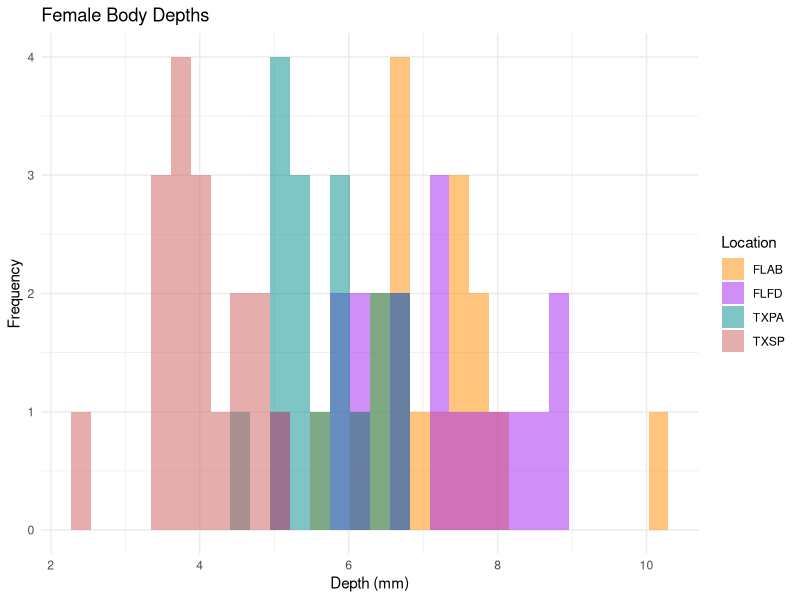
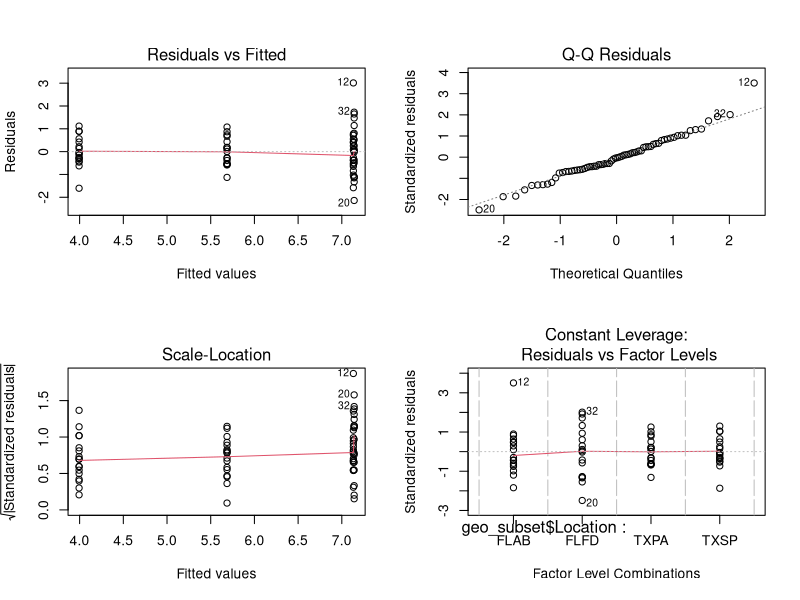
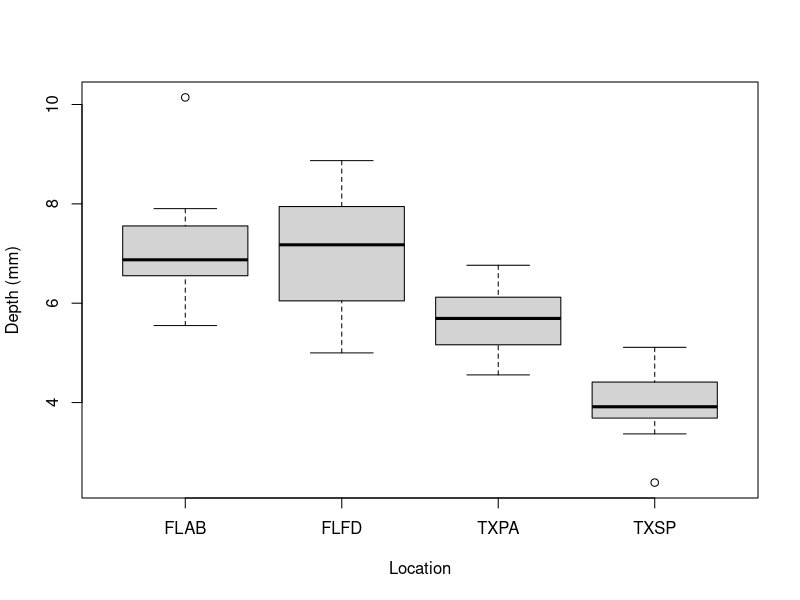
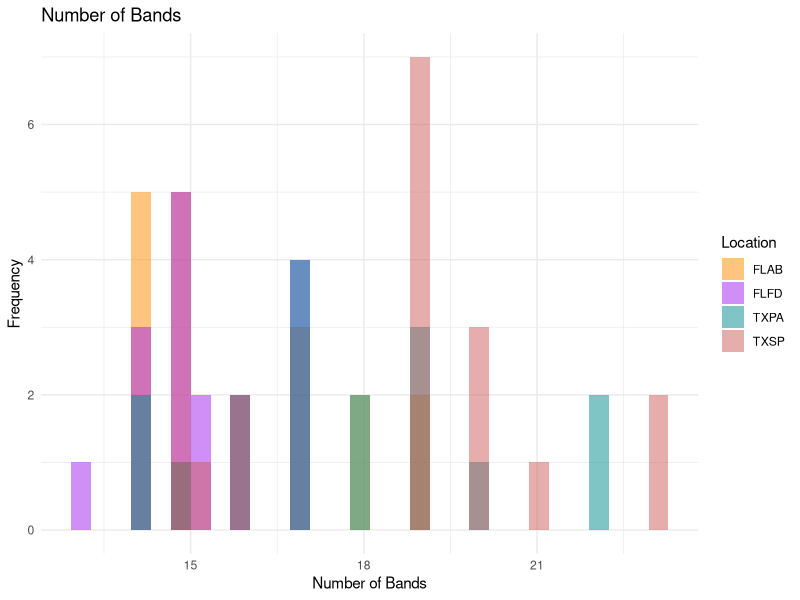
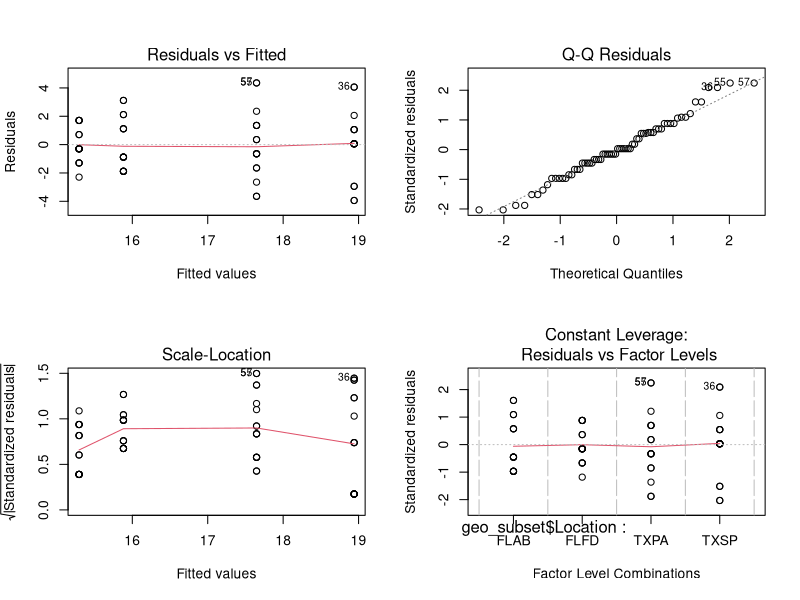
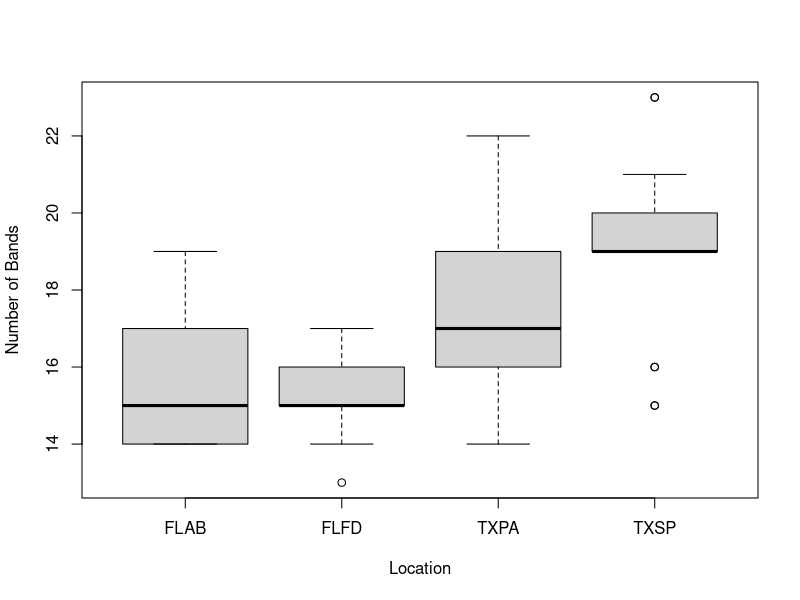
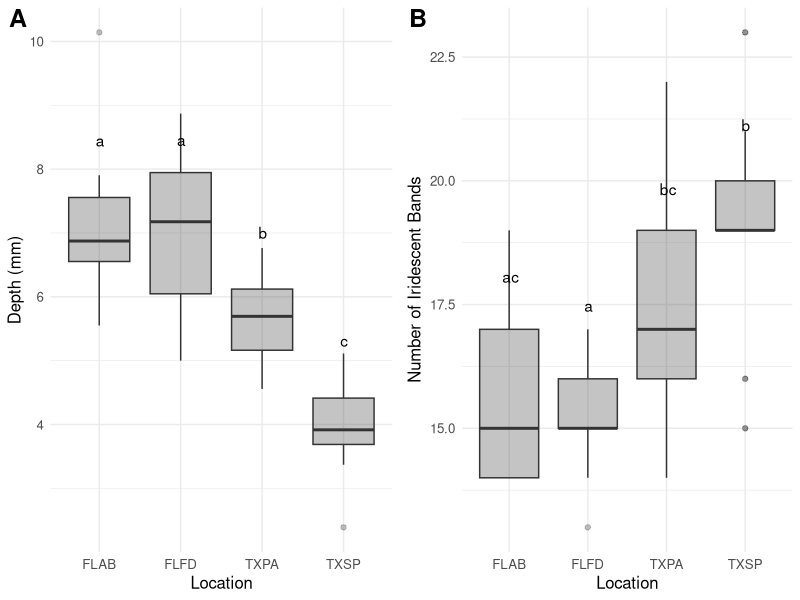
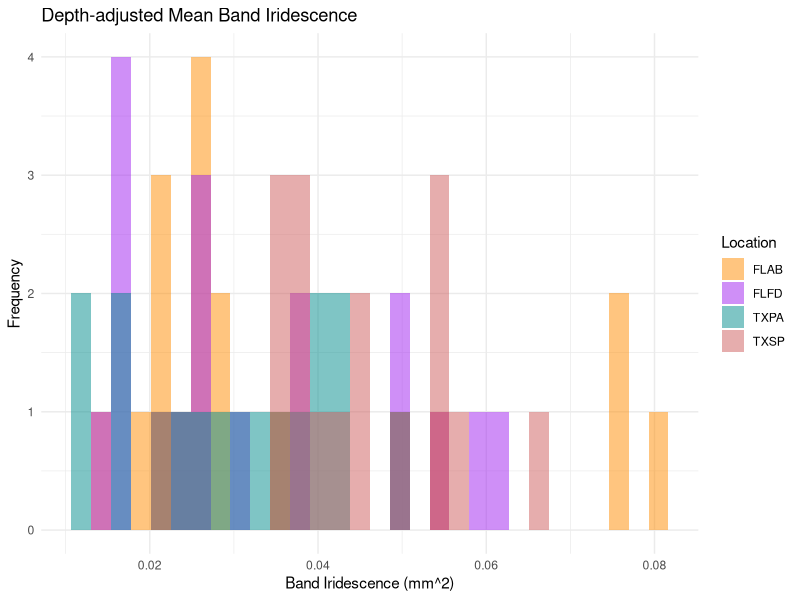

Here is the R script that generated these plots, in order:
## ---- chunk 1
knitr::opts_knit$set(root.dir='../',fig_path="../figs/")
## ---- chunk 2
knitr::opts_chunk$set(echo = TRUE,out.extra='',fig.pos="H",
                      fig.path = "../figs/",
                      dpi = 300,dev='png')
## ---- chunk 3
library(car)
library(knitr)
library(kableExtra)
library(tidyverse)
library(multcompView)
library(MASS)
library(ggplot2)
library(cowplot)
## ---- chunk 4
##Function used to add Tukey Letters to Boxplot Figures
generate_label_df <- function(TUKEY, variable){
  
  #Extract labels and factor levels from Tukey post-hoc test
  Tukey.levels <- TUKEY[[variable]][, 4]
  Tukey.labels <- data.frame(multcompLetters(Tukey.levels)['Letters'])
  
  #Putting the labels in the same order as in the boxplot :
  Tukey.labels$treatment=rownames(Tukey.labels)
  Tukey.labels=Tukey.labels[order(Tukey.labels$treatment) , ]
  return(Tukey.labels)
}
## ---- chunk 5
geo_data <- read.csv("processed_data/geo.csv")
geo_data$Location <- as.factor(geo_data$Location)

##The subsetted data created as per the next section
geo_subset <- read.csv("processed_data/geovar.csv")
geo_subset$Location <- as.factor(geo_subset$Location)

##This dataset is used for the band area vs iridescence analysis
area_iri <- read.csv("processed_data/ehs-LOCATION.csv")
## ---- chunk 6
geo_subset %>% 
  group_by(Location) %>% 
  summarise(across(c("depth", "band_num", "mean_hard", "total_easy"), ~ mean(.x, na.rm = TRUE))) %>%
  kable(caption = "Summarized Data", format = "html") %>% 
  kable_styling(bootstrap_options = c("striped", "hover", "condensed", "responsive"), full_width = F, position = "left") %>%
  footnote(general = "Summarized here are the means across location for each of the variables")
## ---- chunk 7
geo_subset %>% 
  group_by(Location) %>% 
  summarise(across(c("depth"),  list(mean = mean, SD = sd))) %>%
  kable(caption = "Summarized Data", format = "html") %>% 
  kable_styling(bootstrap_options = c("striped", "hover", "condensed", "responsive"), full_width = F, position = "left")
## ---- chunk 8
depth_hist <- ggplot(data = geo_subset, aes(x = depth)) +
  geom_histogram(aes(fill = Location), 
                 alpha = 0.5, 
                 position = "identity") +
  scale_fill_manual(values = c("darkorange","purple","cyan4", "indianred")) +
  theme_minimal() +
  labs(x = "Depth (mm)",
       y = "Frequency",
       title = "Female Body Depths")
depth_hist
## ---- chunk 9
leveneTest(depth~Location, geo_subset)

depthaov<-aov(geo_subset$depth~geo_subset$Location)
depthresid<-resid(depthaov)
shapiro.test(depthresid)

par(mfrow=c(2,2))
plot(depthaov)

## ---- chunk 10
summary(depthaov)

#Post-hoc Analysis
tukey_depth <- TukeyHSD(x=depthaov, 'geo_subset$Location', conf.level = 0.95)
tukey_depth
## ---- chunk 11
multcompLetters4(depthaov, TukeyHSD(depthaov))

par(mfrow=c(1,1))
boxplot(depth~Location,data=geo_subset,ylab="Depth (mm)",xlab="Location",main="")
## ---- chunk 12
#Generate labels using function
labels_depth <- generate_label_df(tukey_depth, "geo_subset$Location")

#Rename columns for merging
names(labels_depth) <- c('Letters', 'Location')

#Obtain letter position for y axis using means
yvalue_depth <- aggregate(depth~Location, data=geo_subset, mean)

#Merge dataframes
final_depth <- merge(labels_depth, yvalue_depth)

depth <- ggplot(geo_subset, aes(x = Location, y = depth)) +
       geom_boxplot(fill = 'grey23', alpha = 0.3) +
       xlab("Location") +
       ylab("Depth (mm)") +
       geom_text(data = final_depth, aes(x = Location, y = depth, label = Letters),
                 vjust = -6.5, hjust = 0.4) +
       theme_minimal() +
       theme(text = element_text(size = 12, family = 'sans', color = "black"))

## ---- chunk 13
geo_subset %>% 
  group_by(Location) %>% 
  summarise(across(c("band_num"),  list(mean = mean, SD = sd))) %>%
  kable(caption = "Summarized Data", format = "html") %>% 
  kable_styling(bootstrap_options = c("striped", "hover", "condensed", "responsive"), full_width = F, position = "left")
## ---- chunk 14
num_band_hist <- ggplot(data = geo_subset, aes(x = band_num)) +
  geom_histogram(aes(fill = Location), 
                 alpha = 0.5, 
                 position = "identity") +
  scale_fill_manual(values = c("darkorange","purple","cyan4", "indianred")) +
  theme_minimal() +
  labs(x = "Number of Bands",
       y = "Frequency",
       title = "Number of Bands") 
num_band_hist
## ---- chunk 15
leveneTest(band_num~Location, geo_subset)

band_num_aov<-aov(geo_subset$band_num~geo_subset$Location)
band_numresid<-resid(band_num_aov)
shapiro.test(band_numresid)

par(mfrow=c(2,2))
plot(band_num_aov)

## ---- chunk 16
summary(band_num_aov)

#Post-hoc Analysis
tukey_bandnum <- TukeyHSD(x=band_num_aov, 'geo_subset$Location', conf.level = 0.95)
tukey_bandnum

## ---- chunk 17
multcompLetters4(band_num_aov, TukeyHSD(band_num_aov))

par(mfrow=c(1,1))
boxplot(band_num~Location,data=geo_subset,ylab="Number of Bands",xlab="Location",main="")
## ---- chunk 18
#Generate labels using function
labels_numbands <- generate_label_df(tukey_bandnum, "geo_subset$Location")

#Rename columns for merging
names(labels_numbands) <- c('Letters', 'Location')

#Obtain letter position for y axis using means
yvalue_numbands <- aggregate(band_num~Location, data=geo_subset, mean)

#Merge dataframes
final_numbands <- merge(labels_numbands, yvalue_numbands)

numbands <- ggplot(geo_subset, aes(x = Location, y = band_num)) +
       geom_boxplot(fill = 'grey23', alpha = 0.3) +
       xlab("Location") +
       ylab("Number of Iridescent Bands") +
       geom_text(data = final_numbands, aes(x = Location, y = band_num, label = Letters),
                 vjust = -8.5, hjust = 0.4) +
       theme_minimal() +
       theme(text = element_text(size = 12, family = 'sans', color = "black"))

## ---- chunk 19
top_rowFS2 <- plot_grid(depth, numbands,
                     ncol = 2,
                     labels = c('A', 'B'),
                     label_fontfamily = 'sans',
                     label_fontface = 'bold',
                     label_size = 18,
                     align = 'h',
                     rel_widths = c(1.10, 1.10))

plot_grid(top_rowFS2)
## ---- chunk 20
geo_subset %>% 
  group_by(Location) %>% 
  summarise(across(c("DAI_hard"),  list(mean = mean, SD = sd))) %>%
  kable(caption = "Summarized Data", format = "html") %>% 
  kable_styling(bootstrap_options = c("striped", "hover", "condensed", "responsive"), full_width = F, position = "left")
## ---- chunk 21
meaniri_hist <- ggplot(data = geo_subset, aes(x = DAI_hard)) +
  geom_histogram(aes(fill = Location), 
                 alpha = 0.5, 
                 position = "identity") +
  scale_fill_manual(values = c("darkorange","purple","cyan4", "indianred")) +
  theme_minimal() +
  labs(x = "Band Iridescence (mm^2)",
       y = "Frequency",
       title = "Depth-adjusted Mean Band Iridescence")
meaniri_hist
## ---- chunk 22
leveneTest(DAI_hard~Location, geo_subset)

bandiri <- aov(DAI_hard~Location, geo_subset)
bandiriresid <- resid(bandiri)
shapiro.test(bandiriresid)

par(mfrow=c(2,2))
plot(bandiri)
## ---- chunk 23
bandiriPS <- glmmPQL(DAI_hard~Location,
                     random=~1|Location,
                     family=quasipoisson,
                     data=geo_subset)
Anova(bandiriPS, type="III")
## ---- chunk 24
par(mfrow=c(1,1))
boxplot(DAI_hard~Location, data=geo_subset, ylab="Depth Adjusted Mean Band Iridescence", xlab="Location", main="")
## ---- chunk 25
meaniri <- ggplot(geo_subset, aes(x = Location, y = DAI_hard)) +
       geom_boxplot(fill = 'grey23', alpha = 0.3) +
       xlab("Location") +
       ylab(bquote("Mean Band Iridescence (mm" ^ "  2"*")")) +
       theme_minimal() +
       theme(text = element_text(size = 12, family = 'sans', color = "black"))
## ---- chunk 26
geo_subset %>% 
  group_by(Location) %>% 
  summarise(across(c("DAIT_easy"),  list(mean = mean, SD = sd))) %>%
  kable(caption = "Summarized Data", format = "html") %>% 
  kable_styling(bootstrap_options = c("striped", "hover", "condensed", "responsive"), full_width = F, position = "left")
## ---- chunk 27
overalliri_hist <- ggplot(data = geo_subset, aes(x = DAIT_easy)) +
  geom_histogram(aes(fill = Location), 
                 alpha = 0.5, 
                 position = "identity") +
  scale_fill_manual(values = c("darkorange","purple","cyan4", "indianred")) +
  theme_minimal() +
  labs(x = "Overall Iridescence (mm^2)",
       y = "Frequency",
       title = "Depth-adjusted Overall Iridescence")
overalliri_hist
## ---- chunk 28
leveneTest(DAIT_easy~Location, geo_subset)

overalliri <- aov(geo_subset$DAIT_easy~geo_subset$Location)
overalliriresid <- resid(overalliri)
shapiro.test(overalliriresid)

par(mfrow=c(2,2))
plot(overalliri)
## ---- chunk 29
summary(overalliri)

##Post-hoc analysis
tukey_overalliri <- TukeyHSD(x=overalliri, 'geo_subset$Location', conf.level = 0.95)
tukey_overalliri
## ---- chunk 30
multcompLetters4(overalliri, TukeyHSD(overalliri))

par(mfrow=c(1,1))
boxplot(DAIT_easy~Location,
        data=geo_subset,
        ylab="Overall Iridescence", xlab="Location", main="")
## ---- chunk 31
#Generate labels using function
labels_overalliri <- generate_label_df(tukey_overalliri, "geo_subset$Location")

#Rename columns for merging
names(labels_overalliri) <- c('Letters', 'Location')

#Obtain letter position for y axis using means
yvalue_overalliri <- aggregate(DAIT_easy~Location, data=geo_subset, mean)

#Merge dataframes
final_overalliri <- merge(labels_overalliri, yvalue_overalliri)

overalliri_plot <- ggplot(geo_subset, aes(x = Location, y = DAIT_easy)) +
       geom_boxplot(fill = 'grey23', alpha = 0.3) +
       xlab("Location") +
       ylab(bquote("Overall Iridescence (mm" ^ "  2"*")")) +
       geom_text(data = final_overalliri, 
                 aes(x = Location, y = DAIT_easy, label = Letters),
                 vjust = -8.5, hjust = 0.4) +
       theme_minimal() +
       theme(text = element_text(size = 12, family = 'sans', color = "black"))

## ---- chunk 32
geo_subset %>% 
  group_by(Location) %>% 
  summarise(across(c("body_iri"),  list(mean = mean, SD = sd))) %>%
  kable(caption = "Summarized Data", format = "html") %>% 
  kable_styling(bootstrap_options = c("striped", "hover", "condensed", "responsive"), full_width = F, position = "left")
## ---- chunk 33
torsoiri_hist <- ggplot(data = geo_subset, aes(x = body_iri)) +
  geom_histogram(aes(fill = Location), 
                 alpha = 0.5, 
                 position = "identity") +
  scale_fill_manual(values = c("darkorange","purple","cyan4", "indianred")) +
  theme_minimal() +
  labs(x = "Torso Iridescence (mm^2)",
       y = "Frequency",
       title = "Torso Iridescence")
torsoiri_hist
## ---- chunk 34
leveneTest(body_iri~Location, geo_subset)

torsoiri_aov <- aov(body_iri~Location, geo_subset)
torsoiriresid <- resid(torsoiri_aov)
shapiro.test(torsoiriresid)

par(mfrow=c(2,2))
plot(torsoiri_aov)
## ---- chunk 35
torsoiriPS <- glmmPQL(body_iri~Location,
                    random=~1|Location,
                    family=quasipoisson,
                    data=geo_subset)
Anova(torsoiriPS, type="III")
## ---- chunk 36
par(mfrow=c(1,1))
boxplot(body_iri~Location, data=geo_subset, ylab="Torso Iridescence", xlab="Location", main="")
## ---- chunk 37
torsoiri <- ggplot(geo_subset, aes(x = Location, y = body_iri)) +
       geom_boxplot(fill = 'grey23', alpha = 0.3) +
       xlab("Location") +
       ylab(bquote("Torso Iridescence (mm" ^ "  2"*")")) +
       theme_minimal() +
       theme(text = element_text(size = 12, family = 'sans', color = "black"))

## ---- chunk 38
top_rowF4 <- plot_grid(meaniri,
                     ncol = 2,
                     labels = c('A'),
                     label_fontfamily = 'sans',
                     label_fontface = 'bold',
                     label_size = 18,
                     rel_widths = c(1.10))
middle_rowF4 <- plot_grid(overalliri_plot,
                          ncol = 2,
                          labels = 'B',
                          label_fontfamily = 'sans',
                          label_fontface = 'bold',
                          label_size = 18,
                          rel_widths = 1.10)
bottom_rowF4 <- plot_grid(torsoiri,
                          ncol=2,
                          labels = 'C',
                          label_fontfamily = 'sans',
                          label_fontface = 'bold',
                          label_size = 18,
                          rel_widths = c(1.10))

plot_grid(top_rowF4, middle_rowF4, bottom_rowF4,
          ncol = 1,
          rel_heights = c(1.10, 1.10, 1.10))


## ---- chunk 39
FLABehs <- subset(area_iri, Location=="FLAB")
FLFDehs <- subset(area_iri, Location=="FLFD")
TXSPehs <- subset(area_iri, Location=="TXSP")
## ---- chunk 40
##Looking at the correlation in the whole dataset
cor.test(area_iri$mean_sarah, area_iri$mean_hard) ##0.3685

##Looking at correlations within each Location
cor.test(FLABehs$mean_sarah, FLABehs$mean_hard) ##0.2455675
cor.test(FLFDehs$mean_sarah, FLFDehs$mean_hard) ##0.400215
cor.test(TXSPehs$mean_sarah, TXSPehs$mean_hard) ##0.4177789

## ---- chunk 41
##Creating regression to plot best fit line
FLAB.reg<-lm(mean_hard~mean_sarah,data=FLABehs)
FLFD.reg<-lm(mean_hard~mean_sarah,data=FLFDehs)
TXSP.reg<-lm(mean_hard~mean_sarah,data=TXSPehs)

##Creating an empty plot
par(family="sans")
plot(mean_hard ~ mean_sarah,
     data=area_iri,
     type='n',
     xlab=expression(paste("Band Area (mm"^2*")")),
     ylab=""
)

##Adding y-axis label
title(ylab=expression(paste("Band Iridescence (mm"^2*")")), mgp=c(2.5,1,0))

##Adding points to empty plot
points(FLABehs$mean_sarah,FLABehs$mean_hard,pch=21,cex=1.5,col="black",bg="gray28")
points(FLFDehs$mean_sarah,FLFDehs$mean_hard, pch=22,cex=1.5,col="black",bg="gray59")
points(TXSPehs$mean_sarah,TXSPehs$mean_hard, pch=24,cex=1.5, col="black",bg="gray89")

##Adding best fir lines from regression models
abline(FLAB.reg,lty=3,col="gray28",lwd=3)
abline(FLFD.reg,lty=2,col="gray59",lwd=3)
abline(TXSP.reg,lty=1,col="gray89",lwd=3)

##Adding the Legend
legend("topleft", c("Florida Anne's Beach","Florida Fort De Soto",
                    "Texas South Padre"), 
       lty=c(3,2,1), 
       col=c("gray28","gray59","gray89"), 
       bty='o',
       lwd=3)

legend('topright', c("","",""), 
       pch=c(21,22,24),
       pt.bg = c("gray28","gray59","gray89"),
       pt.lwd = 1,
       col=c("black"), bty='n',
       text.width = 1.44,
       cex=1.0
       )
